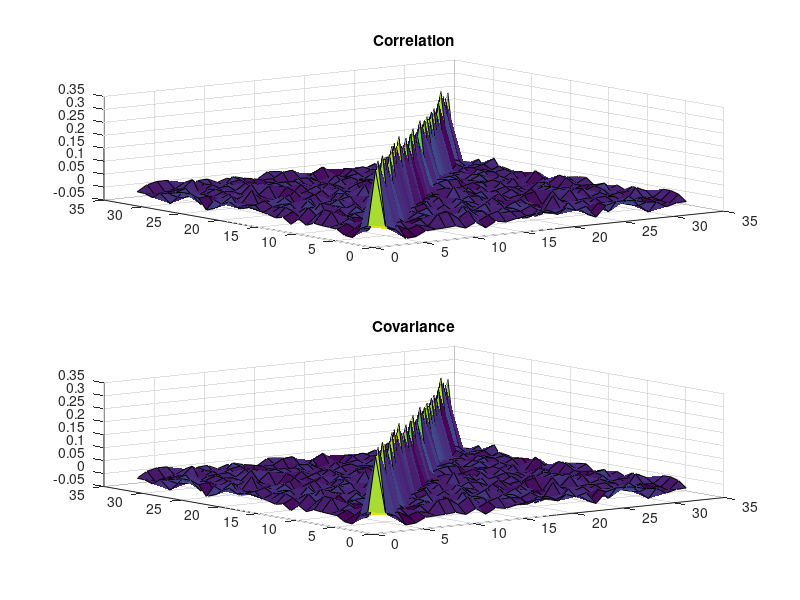
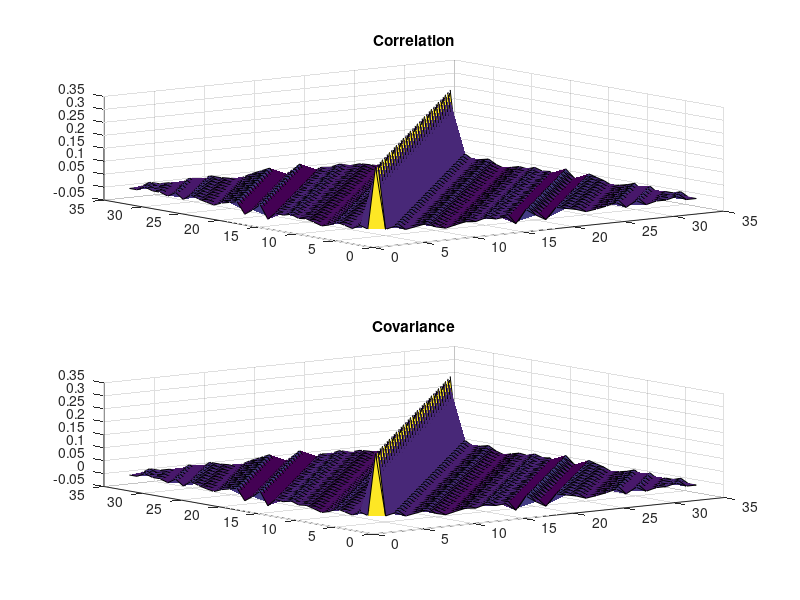

Write the MATLAB code that produced these figures, in order.
clear
close all
clc

%% Q1
% N samples obtained from a white Gaussian noise process
% Each sample have K different realisations

K = 256;
N = 32;
X=zeros(N,K);

% White Gaussian Noise with mean 0 and variance 0.25
mean = 0;
mu = 0.5;

for i=1:32
    X(i,:) = mu*randn(1,K) + mean;
end

% Calculate the mean
mean = zeros(N,1);

for i=1:32
    mean(i) = sum(X(i,:))/K;
end

% Calculate the variance
variance = zeros(N,1);

for i=1:32
    for n=1:256
        variance(i) = variance(i)+(X(i,n)-mean(i))^2;
    end
    variance(i) = variance(i)/K;
end

% Calculate the correlation
correlation = zeros(N,N);

for i=1:32
    for K=1:32
        correlation(i,K) = X(i,:)*X(K,:)'/256;
    end
end

% Calculate the covariance
covariance = correlation-mean*mean';

[X,Y] = meshgrid(1:32,1:32);

figure
subplot(211)
surf(X,Y,correlation)
title('Correlation')
subplot(212)
surf(X,Y,covariance)
title('Covariance')

%% Question2
% This time  single realisation of 512 samples
x=0.5*randn(1,512);

mean=sum(x)/512;

variance=0;
for n=1:512
    variance=variance+(x(n)-mean)^2;
end
variance=variance/512;

correlation=zeros(33,33);

for m=1:33
    if m==1
        correlation(1,m)=x*x'/512;
    else
        correlation(1,m)=x*[x(m:end) zeros(1,m-1)]'/(512-m+1);
    end
end

for m=2:33
    correlation(m,:)=[flip(correlation(1,2:m)) correlation(1,1:end-m+1)];
end

covariance=correlation-mean^2*ones(33);

[X,Y]=meshgrid(1:33,1:33);

figure
subplot(211)
surf(X,Y,correlation)
title('Correlation')
subplot(212)
surf(X,Y,covariance)
title('Covariance')
